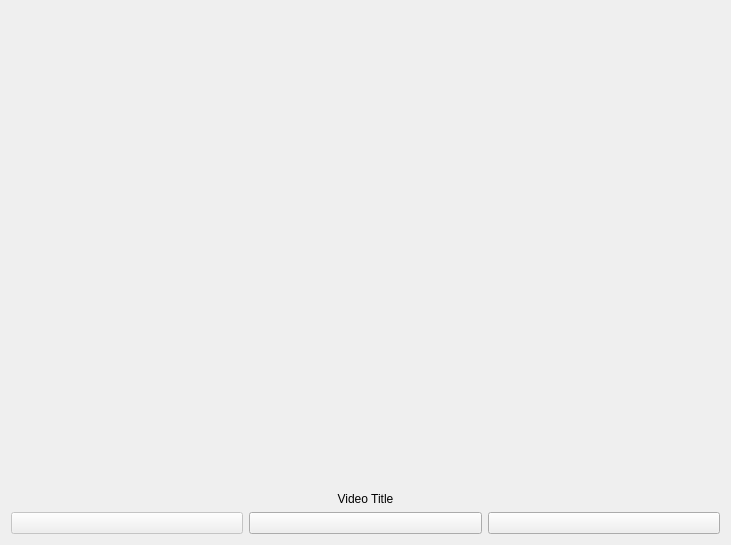
<?xml version="1.0" encoding="UTF-8"?>
<ui version="4.0">
 <class>LinPhononDisplayForm</class>
 <widget class="QWidget" name="LinPhononDisplayForm">
  <property name="geometry">
   <rect>
    <x>0</x>
    <y>0</y>
    <width>731</width>
    <height>545</height>
   </rect>
  </property>
  <property name="windowTitle">
   <string>Form</string>
  </property>
  <layout class="QVBoxLayout" name="verticalLayout">
   <item>
    <widget class="Phonon::VideoPlayer" name="videoPlayer">
     <property name="sizePolicy">
      <sizepolicy hsizetype="MinimumExpanding" vsizetype="MinimumExpanding">
       <horstretch>0</horstretch>
       <verstretch>0</verstretch>
      </sizepolicy>
     </property>
    </widget>
   </item>
   <item>
    <widget class="QLabel" name="titleLabel">
     <property name="sizePolicy">
      <sizepolicy hsizetype="Preferred" vsizetype="Fixed">
       <horstretch>0</horstretch>
       <verstretch>0</verstretch>
      </sizepolicy>
     </property>
     <property name="text">
      <string>Video Title</string>
     </property>
     <property name="alignment">
      <set>Qt::AlignCenter</set>
     </property>
     <property name="wordWrap">
      <bool>true</bool>
     </property>
    </widget>
   </item>
   <item>
    <layout class="QHBoxLayout" name="horizontalLayout">
     <item>
      <widget class="QPushButton" name="playPauseButton">
       <property name="enabled">
        <bool>false</bool>
       </property>
       <property name="text">
        <string/>
       </property>
       <property name="icon">
        <iconset resource="linresource.qrc">
         <normaloff>:/icons/playback_pause_icon&amp;48.png</normaloff>:/icons/playback_pause_icon&amp;48.png</iconset>
       </property>
       <property name="iconSize">
        <size>
         <width>48</width>
         <height>48</height>
        </size>
       </property>
      </widget>
     </item>
     <item>
      <widget class="QPushButton" name="stopButton">
       <property name="text">
        <string/>
       </property>
       <property name="icon">
        <iconset resource="linresource.qrc">
         <normaloff>:/icons/playback_stop_icon&amp;48.png</normaloff>:/icons/playback_stop_icon&amp;48.png</iconset>
       </property>
       <property name="iconSize">
        <size>
         <width>48</width>
         <height>48</height>
        </size>
       </property>
      </widget>
     </item>
     <item>
      <widget class="QPushButton" name="fullscreenButton">
       <property name="text">
        <string/>
       </property>
       <property name="iconSize">
        <size>
         <width>48</width>
         <height>48</height>
        </size>
       </property>
      </widget>
     </item>
    </layout>
   </item>
  </layout>
 </widget>
 <customwidgets>
  <customwidget>
   <class>Phonon::VideoPlayer</class>
   <extends>QWidget</extends>
   <header location="global">phonon/videoplayer.h</header>
  </customwidget>
 </customwidgets>
 <resources>
  <include location="linresource.qrc"/>
 </resources>
 <connections/>
</ui>
